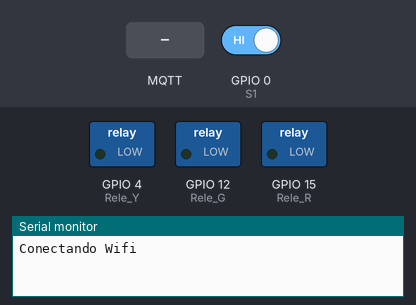
This sketch was run on a simulated ESP8266 (NodeMCU). Shown: switched loads named in the sketch (green lamp = pin HIGH), the last lines printed to the serial monitor. Dashed ring = blinking. The test bench sets the inputs (shaded band); at power-on: GPIO 0 (S1) HIGH. WiFi joins after 1.5 s; servers stay silent unless stated; no MQTT or app messages arrive unless stated.

Above: at 1.2 s.
1.3 s: GPIO 0 (S1) driven LOW
At 1.62 s:
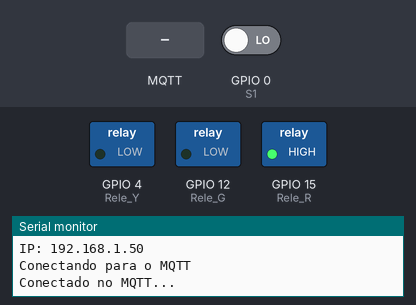
4.3 s: MQTT message "1" arrives on the second subscribed topic
At 4.62 s:
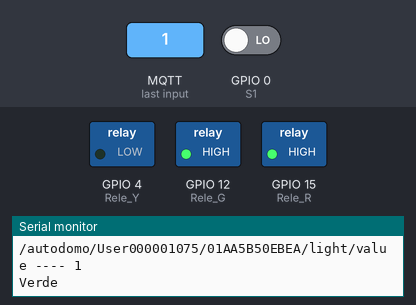
7.3 s: MQTT message "1" arrives on the third subscribed topic
At 7.63 s:
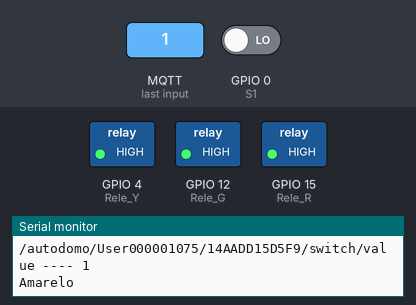
10.3 s: MQTT message "0" arrives on the second subscribed topic
At 10.63 s:
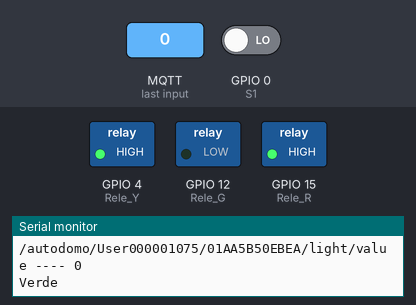
13.3 s: MQTT message "0" arrives on the third subscribed topic
At 13.63 s:
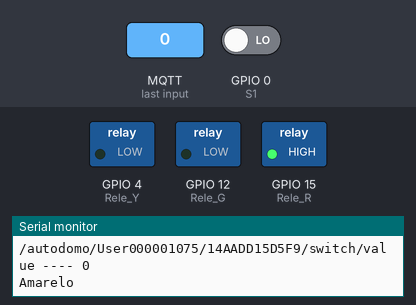
16.3 s: GPIO 0 (S1) driven HIGH
At 16.3 s:
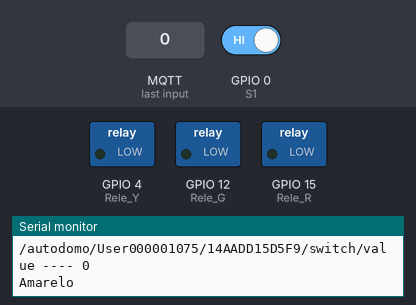
Timing chart, 0 to 18.8 s (numbered marks = the images above; inputs shaded):
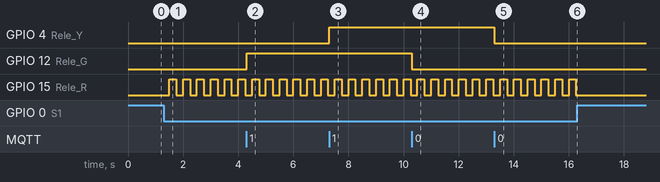

Measured:
- after the input at 1.3 s, GPIO 15 (Rele_R): alternates HIGH for 0.25 s and LOW for 0.25 s, starting after 0.20 s
- after the input at 4.3 s, GPIO 12 (Rele_G): LOW → HIGH at once
- after the input at 7.3 s, GPIO 4 (Rele_Y): LOW → HIGH at once
- after the input at 10.3 s, GPIO 12 (Rele_G): HIGH → LOW at once
- after the input at 13.3 s, GPIO 4 (Rele_Y): HIGH → LOW at once
- after the input at 16.3 s, GPIO 15 (Rele_R): stops changing and stays LOW

The sketch:

controleCargaInterruptor.ino
```cpp
#include <ESP8266WiFi.h>
#include <AsyncMqttClient.h>
#include <Ticker.h>


#define WIFI_SSID           "AGUIAR_ADM"
#define WIFI_PASSWORD       "a0b9c8d7e6"

#define MQTT_HOST           "mqtt.autodomo.io"
#define MQTT_PORT           1883

const char* USER_MQTT       = "User000001075";
const char* PASSWORD_MQTT   = "upfkk9ym";
#define ID_MQTT             "01AA5B50EBEA"

#define MQTT_PUB_STATE_LUZ_R  "/autodomo/User000001075/01AAA3E894AA/light/state"
#define MQTT_SUB_VALUE_LUZ_R  "/autodomo/User000001075/01AAA3E894AA/light/value"

#define MQTT_PUB_STATE_LUZ_G  "/autodomo/User000001075/01AA5B50EBEA/light/state"
#define MQTT_SUB_VALUE_LUZ_G  "/autodomo/User000001075/01AA5B50EBEA/light/value"

#define MQTT_PUB_STATE_LUZ_Y  "/autodomo/User000001075/14AADD15D5F9/switch/state"
#define MQTT_SUB_VALUE_LUZ_Y  "/autodomo/User000001075/14AADD15D5F9/switch/value"


AsyncMqttClient mqttClient;
Ticker wifiReconnectTimer;
Ticker mqttReconnectTimer;


WiFiEventHandler wifiConnectHandler;
WiFiEventHandler wifiDisconnectHandler;

unsigned long tempoAnterior = 0;
const long    intervalo     = 250;

int Rele_R = 15;
int Rele_G = 12;
int Rele_Y = 4;

int S1 = 0;
//int S2 = ?;
//int S3 = ?;

void setup() {
  // put your setup code here, to run once:
  initParametros();
  wifiInit();
  connectToWifi();
  mqttInit();

}

void loop() {
  // put your main code here, to run repeatedly:
  interruptor1();

}
```

01_init.ino
```cpp
void initParametros(){
  Serial.begin(115200);

  pinMode(Rele_R, OUTPUT);
  pinMode(Rele_G, OUTPUT);
  pinMode(Rele_Y, OUTPUT);

  pinMode(S1, INPUT);
//  pinMode(S2, INPUT);
//  pinMode(S3, INPUT);

  digitalWrite(Rele_R, 0);
  digitalWrite(Rele_G, 0);
  digitalWrite(Rele_Y, 0);

}
```

02_Wifi.ino
```cpp
void connectToWifi(){
  Serial.println("Conectando Wifi");
  WiFi.begin(WIFI_SSID, WIFI_PASSWORD);
}


void onWifiConnect(const WiFiEventStationModeGotIP& event){
  Serial.println("Wifi Conectado");
  Serial.print("IP: ");
  Serial.println(WiFi.localIP());
  connectToMqtt();
}

void onWifiDisconnect(const WiFiEventStationModeDisconnected& event){
  Serial.println("Wifi Disconectado");
  wifiReconnectTimer.once(2, connectToWifi);
}


void wifiInit(){
  wifiConnectHandler = WiFi.onStationModeGotIP(onWifiConnect);
  wifiDisconnectHandler = WiFi.onStationModeDisconnected(onWifiDisconnect);
}
```

03_Mqtt.ino
```cpp
void connectToMqtt(){
  Serial.println("Conectando para o MQTT");
  mqttClient.connect();
}

void onMqttConnect(bool sessionPresent){
  Serial.println("Conectado no MQTT...");
  mqttClient.subscribe(MQTT_SUB_VALUE_LUZ_R, 2);
  mqttClient.subscribe(MQTT_SUB_VALUE_LUZ_G, 2);
  mqttClient.subscribe(MQTT_SUB_VALUE_LUZ_Y, 2);
}

void onMqttDisconnect(AsyncMqttClientDisconnectReason reason){
  Serial.println("Disconectado no MQTT...");

  if(WiFi.isConnected()){
    mqttReconnectTimer.once(2, connectToMqtt);
  }

}


void onMqttMessage(char* topic, char* payload, AsyncMqttClientMessageProperties properties, size_t len, size_t index, size_t total){
  Serial.print(topic);
  Serial.print(" ---- ");
  Serial.println(payload[0]);

  if( strcmp(topic, MQTT_SUB_VALUE_LUZ_R) == 0 ){
    Serial.println("Vermelho");

          if(payload[0] == '1'){
            // Ligo a lampada
            digitalWrite(Rele_R, HIGH);
            mqttClient.publish(MQTT_PUB_STATE_LUZ_R, 1, true, "1");

          }else if(payload[0] == '0'){
            // Desligo a lampada
            digitalWrite(Rele_R, LOW);
            mqttClient.publish(MQTT_PUB_STATE_LUZ_R, 1, true, "0");
          }


  }else if(strcmp(topic, MQTT_SUB_VALUE_LUZ_G) == 0){
    Serial.println("Verde");


          if(payload[0] == '1'){
            // Ligo a lampada
            digitalWrite(Rele_G, HIGH);
            mqttClient.publish(MQTT_PUB_STATE_LUZ_G, 1, true, "1");

          }else if(payload[0] == '0'){
            // Desligo a lampada
            digitalWrite(Rele_G, LOW);
            mqttClient.publish(MQTT_PUB_STATE_LUZ_G, 1, true, "0");
          }


  }else if(strcmp(topic, MQTT_SUB_VALUE_LUZ_Y) == 0){
    Serial.println("Amarelo");

          if(payload[0] == '1'){
            // Ligo a lampada
            digitalWrite(Rele_Y, HIGH);
            mqttClient.publish(MQTT_PUB_STATE_LUZ_Y, 1, true, "1");

          }else if(payload[0] == '0'){
            // Desligo a lampada
            digitalWrite(Rele_Y, LOW);
            mqttClient.publish(MQTT_PUB_STATE_LUZ_Y, 1, true, "0");
          }


  }


}

void mqttInit(){
  mqttClient.setServer(MQTT_HOST, MQTT_PORT);
  mqttClient.setCredentials(USER_MQTT, PASSWORD_MQTT);
  mqttClient.setClientId(ID_MQTT);
  mqttClient.onConnect(onMqttConnect);
  mqttClient.onDisconnect(onMqttDisconnect);
  mqttClient.onMessage(onMqttMessage);
}
```

interruptor.ino
```cpp
void interruptor1(){

   unsigned long tempoAtualMillis = millis();
   bool s1State =     digitalRead(S1);
   bool releRState =  digitalRead(Rele_R);

  if(tempoAtualMillis - tempoAnterior >= intervalo){
    tempoAnterior = tempoAtualMillis;
    bool novoEstadoRele = !releRState;

    if(!s1State){
      digitalWrite(Rele_R, novoEstadoRele);
    }

    if(novoEstadoRele){
      mqttClient.publish(MQTT_PUB_STATE_LUZ_R, 1, true, "0");
    }else{
      mqttClient.publish(MQTT_PUB_STATE_LUZ_R, 1, true, "1");
    }

  }

}
```
